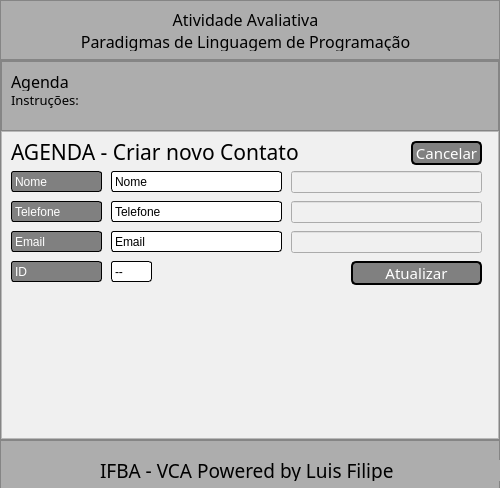
<?xml version="1.0" encoding="UTF-8"?>
<ui version="4.0">
 <class>MainWindow</class>
 <widget class="QMainWindow" name="MainWindow">
  <property name="geometry">
   <rect>
    <x>0</x>
    <y>0</y>
    <width>500</width>
    <height>488</height>
   </rect>
  </property>
  <property name="maximumSize">
   <size>
    <width>500</width>
    <height>500</height>
   </size>
  </property>
  <property name="windowTitle">
   <string>MainWindow</string>
  </property>
  <widget class="QWidget" name="centralwidget">
   <widget class="QFrame" name="frame_Top">
    <property name="geometry">
     <rect>
      <x>0</x>
      <y>0</y>
      <width>500</width>
      <height>60</height>
     </rect>
    </property>
    <property name="maximumSize">
     <size>
      <width>16777215</width>
      <height>60</height>
     </size>
    </property>
    <property name="styleSheet">
     <string notr="true">background-color: rgb(173, 173, 173);</string>
    </property>
    <property name="frameShape">
     <enum>QFrame::StyledPanel</enum>
    </property>
    <property name="frameShadow">
     <enum>QFrame::Raised</enum>
    </property>
    <widget class="QLabel" name="label_6">
     <property name="geometry">
      <rect>
       <x>10</x>
       <y>10</y>
       <width>471</width>
       <height>41</height>
      </rect>
     </property>
     <property name="font">
      <font>
       <family>Snap ITC</family>
       <pointsize>12</pointsize>
      </font>
     </property>
     <property name="styleSheet">
      <string notr="true">color: black</string>
     </property>
     <property name="text">
      <string>Atividade Avaliativa
Paradigmas de Linguagem de Programação</string>
     </property>
     <property name="alignment">
      <set>Qt::AlignCenter</set>
     </property>
    </widget>
   </widget>
   <widget class="QFrame" name="frame_Botton">
    <property name="geometry">
     <rect>
      <x>0</x>
      <y>440</y>
      <width>500</width>
      <height>60</height>
     </rect>
    </property>
    <property name="maximumSize">
     <size>
      <width>16777215</width>
      <height>60</height>
     </size>
    </property>
    <property name="styleSheet">
     <string notr="true">background-color: rgb(173, 173, 173);</string>
    </property>
    <property name="frameShape">
     <enum>QFrame::StyledPanel</enum>
    </property>
    <property name="frameShadow">
     <enum>QFrame::Raised</enum>
    </property>
    <widget class="QLabel" name="label_7">
     <property name="geometry">
      <rect>
       <x>100</x>
       <y>20</y>
       <width>401</width>
       <height>21</height>
      </rect>
     </property>
     <property name="font">
      <font>
       <family>Snap ITC</family>
       <pointsize>14</pointsize>
      </font>
     </property>
     <property name="styleSheet">
      <string notr="true">color:black</string>
     </property>
     <property name="text">
      <string>IFBA - VCA Powered by Luis Filipe</string>
     </property>
    </widget>
   </widget>
   <widget class="QFrame" name="frame_Content">
    <property name="geometry">
     <rect>
      <x>0</x>
      <y>60</y>
      <width>500</width>
      <height>380</height>
     </rect>
    </property>
    <property name="styleSheet">
     <string notr="true">background-color: rgb(173, 173, 173);
</string>
    </property>
    <property name="frameShape">
     <enum>QFrame::StyledPanel</enum>
    </property>
    <property name="frameShadow">
     <enum>QFrame::Raised</enum>
    </property>
    <layout class="QVBoxLayout" name="verticalLayout_2">
     <property name="spacing">
      <number>0</number>
     </property>
     <property name="leftMargin">
      <number>0</number>
     </property>
     <property name="topMargin">
      <number>0</number>
     </property>
     <property name="rightMargin">
      <number>0</number>
     </property>
     <property name="bottomMargin">
      <number>0</number>
     </property>
     <item>
      <widget class="QFrame" name="frame">
       <property name="maximumSize">
        <size>
         <width>16777215</width>
         <height>70</height>
        </size>
       </property>
       <property name="styleSheet">
        <string notr="true">background-color: rgb(173, 173, 173);</string>
       </property>
       <property name="frameShape">
        <enum>QFrame::StyledPanel</enum>
       </property>
       <property name="frameShadow">
        <enum>QFrame::Raised</enum>
       </property>
       <widget class="QLabel" name="label_4">
        <property name="geometry">
         <rect>
          <x>10</x>
          <y>10</y>
          <width>471</width>
          <height>21</height>
         </rect>
        </property>
        <property name="font">
         <font>
          <family>Snap ITC</family>
          <pointsize>12</pointsize>
         </font>
        </property>
        <property name="text">
         <string>Agenda</string>
        </property>
       </widget>
       <widget class="QLabel" name="label_5">
        <property name="geometry">
         <rect>
          <x>10</x>
          <y>30</y>
          <width>481</width>
          <height>21</height>
         </rect>
        </property>
        <property name="font">
         <font>
          <family>Broadway</family>
          <pointsize>10</pointsize>
         </font>
        </property>
        <property name="text">
         <string>Instruções:</string>
        </property>
        <property name="alignment">
         <set>Qt::AlignLeading|Qt::AlignLeft|Qt::AlignTop</set>
        </property>
       </widget>
      </widget>
     </item>
     <item>
      <widget class="QFrame" name="frame_3">
       <property name="styleSheet">
        <string notr="true">background-color: rgb(240, 240, 240);</string>
       </property>
       <property name="frameShape">
        <enum>QFrame::StyledPanel</enum>
       </property>
       <property name="frameShadow">
        <enum>QFrame::Raised</enum>
       </property>
       <widget class="QLabel" name="label">
        <property name="geometry">
         <rect>
          <x>10</x>
          <y>10</y>
          <width>461</width>
          <height>21</height>
         </rect>
        </property>
        <property name="font">
         <font>
          <family>Bodoni MT</family>
          <pointsize>16</pointsize>
         </font>
        </property>
        <property name="text">
         <string>AGENDA - Criar novo Contato</string>
        </property>
       </widget>
       <widget class="QPushButton" name="pushButton">
        <property name="geometry">
         <rect>
          <x>350</x>
          <y>130</y>
          <width>131</width>
          <height>24</height>
         </rect>
        </property>
        <property name="font">
         <font>
          <family>Bodoni MT</family>
          <pointsize>11</pointsize>
         </font>
        </property>
        <property name="styleSheet">
         <string notr="true">QPushButton{
border: 2px solid black;
background-color: gray;
border-radius: 5px;
color:white
}

QPushButton:hover{
border: 2px solid red;
background-color: white;
border-radius: 5px;
color:black
}</string>
        </property>
        <property name="text">
         <string>Atualizar</string>
        </property>
       </widget>
       <widget class="QLabel" name="label_2">
        <property name="geometry">
         <rect>
          <x>10</x>
          <y>40</y>
          <width>91</width>
          <height>21</height>
         </rect>
        </property>
        <property name="styleSheet">
         <string notr="true">QLabel{
border:1px solid black;
background-color: gray;
border-radius: 3px;
color:white
}

</string>
        </property>
        <property name="text">
         <string>Nome</string>
        </property>
       </widget>
       <widget class="QLabel" name="label_3">
        <property name="geometry">
         <rect>
          <x>10</x>
          <y>70</y>
          <width>91</width>
          <height>21</height>
         </rect>
        </property>
        <property name="styleSheet">
         <string notr="true">QLabel{
border: 1px solid black;
background-color: gray;
border-radius: 03px;
color:white
}
</string>
        </property>
        <property name="text">
         <string>Telefone</string>
        </property>
       </widget>
       <widget class="QLabel" name="label_8">
        <property name="geometry">
         <rect>
          <x>10</x>
          <y>100</y>
          <width>91</width>
          <height>21</height>
         </rect>
        </property>
        <property name="styleSheet">
         <string notr="true">QLabel{
border:1px solid black;
background-color: gray;
border-radius: 03px;
color:white
}
</string>
        </property>
        <property name="text">
         <string>Email</string>
        </property>
       </widget>
       <widget class="QLineEdit" name="lineEdit">
        <property name="geometry">
         <rect>
          <x>290</x>
          <y>40</y>
          <width>191</width>
          <height>22</height>
         </rect>
        </property>
       </widget>
       <widget class="QLineEdit" name="lineEdit_2">
        <property name="geometry">
         <rect>
          <x>290</x>
          <y>70</y>
          <width>191</width>
          <height>22</height>
         </rect>
        </property>
       </widget>
       <widget class="QLineEdit" name="lineEdit_3">
        <property name="geometry">
         <rect>
          <x>290</x>
          <y>100</y>
          <width>191</width>
          <height>22</height>
         </rect>
        </property>
       </widget>
       <widget class="QLabel" name="label_9">
        <property name="geometry">
         <rect>
          <x>110</x>
          <y>40</y>
          <width>171</width>
          <height>21</height>
         </rect>
        </property>
        <property name="styleSheet">
         <string notr="true">QLabel{
border:1px solid black;
background-color: white;
border-radius: 3px;
color:black
}

</string>
        </property>
        <property name="text">
         <string>Nome</string>
        </property>
       </widget>
       <widget class="QLabel" name="label_10">
        <property name="geometry">
         <rect>
          <x>110</x>
          <y>70</y>
          <width>171</width>
          <height>21</height>
         </rect>
        </property>
        <property name="styleSheet">
         <string notr="true">QLabel{
border:1px solid black;
background-color: white;
border-radius: 3px;
color:black
}

</string>
        </property>
        <property name="text">
         <string>Telefone</string>
        </property>
       </widget>
       <widget class="QLabel" name="label_11">
        <property name="geometry">
         <rect>
          <x>110</x>
          <y>100</y>
          <width>171</width>
          <height>21</height>
         </rect>
        </property>
        <property name="styleSheet">
         <string notr="true">QLabel{
border:1px solid black;
background-color: white;
border-radius: 3px;
color:black
}

</string>
        </property>
        <property name="text">
         <string>Email</string>
        </property>
       </widget>
       <widget class="QLabel" name="label_12">
        <property name="geometry">
         <rect>
          <x>110</x>
          <y>130</y>
          <width>41</width>
          <height>21</height>
         </rect>
        </property>
        <property name="styleSheet">
         <string notr="true">QLabel{
border:1px solid black;
background-color: white;
border-radius: 3px;
color:black
}

</string>
        </property>
        <property name="text">
         <string>--</string>
        </property>
       </widget>
       <widget class="QLabel" name="label_13">
        <property name="geometry">
         <rect>
          <x>10</x>
          <y>130</y>
          <width>91</width>
          <height>21</height>
         </rect>
        </property>
        <property name="styleSheet">
         <string notr="true">QLabel{
border:1px solid black;
background-color: gray;
border-radius: 03px;
color:white
}
</string>
        </property>
        <property name="text">
         <string>ID</string>
        </property>
       </widget>
       <widget class="QPushButton" name="pushButton_2">
        <property name="geometry">
         <rect>
          <x>410</x>
          <y>10</y>
          <width>71</width>
          <height>24</height>
         </rect>
        </property>
        <property name="font">
         <font>
          <family>Bodoni MT</family>
          <pointsize>11</pointsize>
         </font>
        </property>
        <property name="styleSheet">
         <string notr="true">QPushButton{
border: 2px solid black;
background-color: gray;
border-radius: 5px;
color:white
}

QPushButton:hover{
border: 2px solid red;
background-color: white;
border-radius: 5px;
color:black
}</string>
        </property>
        <property name="text">
         <string>Cancelar</string>
        </property>
       </widget>
      </widget>
     </item>
    </layout>
   </widget>
  </widget>
 </widget>
 <resources/>
 <connections/>
</ui>
